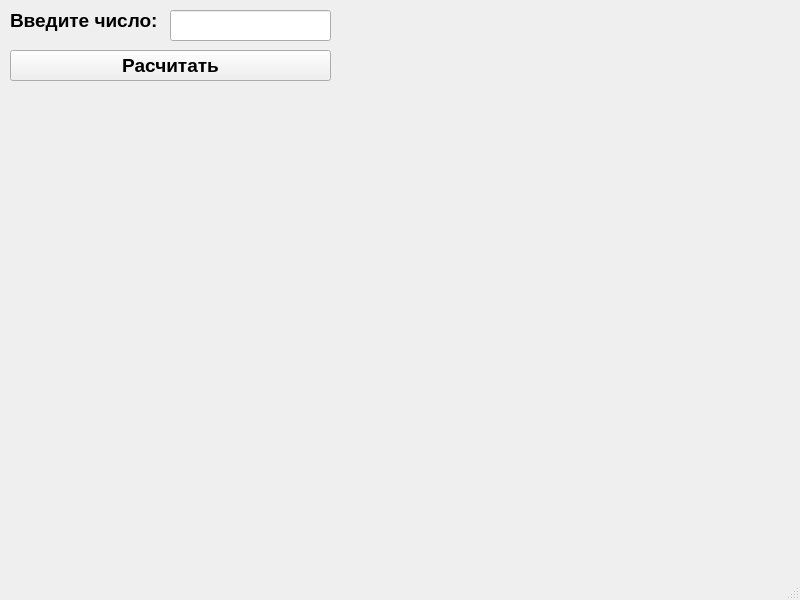
<?xml version="1.0" encoding="UTF-8"?>
<ui version="4.0">
 <class>MainWindow</class>
 <widget class="QMainWindow" name="MainWindow">
  <property name="geometry">
   <rect>
    <x>0</x>
    <y>0</y>
    <width>800</width>
    <height>600</height>
   </rect>
  </property>
  <property name="windowTitle">
   <string>MainWindow</string>
  </property>
  <widget class="QWidget" name="centralwidget">
   <widget class="QLineEdit" name="lineEdit">
    <property name="geometry">
     <rect>
      <x>170</x>
      <y>10</y>
      <width>161</width>
      <height>31</height>
     </rect>
    </property>
   </widget>
   <widget class="QLabel" name="label">
    <property name="geometry">
     <rect>
      <x>10</x>
      <y>10</y>
      <width>161</width>
      <height>21</height>
     </rect>
    </property>
    <property name="font">
     <font>
      <pointsize>14</pointsize>
      <bold>true</bold>
     </font>
    </property>
    <property name="text">
     <string>Введите число:</string>
    </property>
   </widget>
   <widget class="QLabel" name="label_2">
    <property name="geometry">
     <rect>
      <x>10</x>
      <y>80</y>
      <width>781</width>
      <height>51</height>
     </rect>
    </property>
    <property name="font">
     <font>
      <pointsize>14</pointsize>
      <bold>true</bold>
     </font>
    </property>
    <property name="text">
     <string/>
    </property>
   </widget>
   <widget class="QPushButton" name="pushButton">
    <property name="geometry">
     <rect>
      <x>10</x>
      <y>50</y>
      <width>321</width>
      <height>31</height>
     </rect>
    </property>
    <property name="font">
     <font>
      <pointsize>14</pointsize>
      <bold>true</bold>
     </font>
    </property>
    <property name="text">
     <string>Расчитать</string>
    </property>
   </widget>
  </widget>
  <widget class="QMenuBar" name="menubar">
   <property name="geometry">
    <rect>
     <x>0</x>
     <y>0</y>
     <width>800</width>
     <height>22</height>
    </rect>
   </property>
  </widget>
  <widget class="QStatusBar" name="statusbar"/>
 </widget>
 <resources/>
 <connections/>
</ui>
